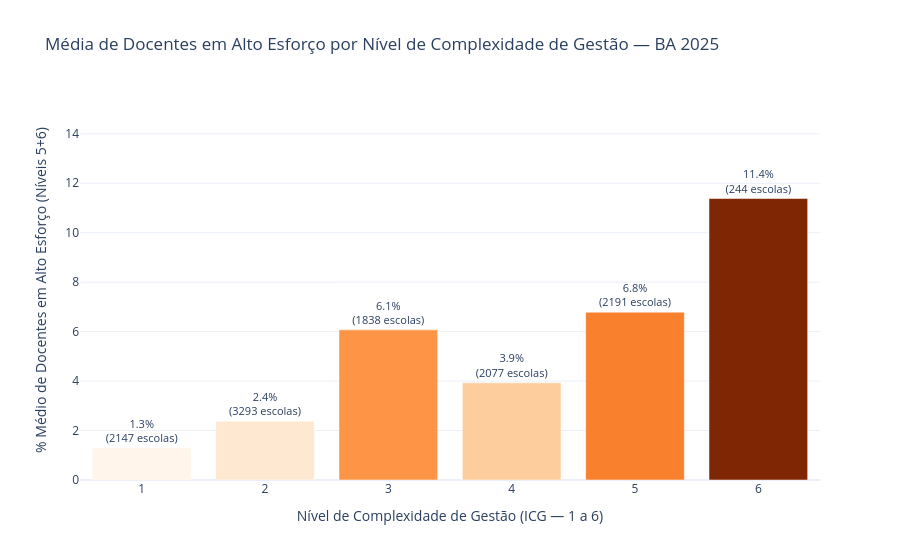

Notebook cell for this chart:
### Markdown cell above
## Gráfico 1 — Resposta à Pergunta de Pesquisa

Média percentual de docentes em alto esforço (níveis 5+6) agrupada por nível de complexidade de gestão (ICG).  
Um padrão crescente nessa curva **confirma a hipótese** de que escolas mais complexas sobrecarregam mais seus professores.

### Code cell
# Agrega por nível de complexidade: calcula a média do esforço docente e conta escolas
df_complexidade = (
    df.groupby('nivel_complexidade', observed=True)
    .agg(
        media_esforco=('tx_esforco_docente_critico', 'mean'),
        qtd_escolas=('id_escola', 'count')
    )
    .reset_index()
    .sort_values('nivel_complexidade')
)

# Rótulo exibido em cima de cada barra: percentual médio + quantidade de escolas
df_complexidade['rotulo'] = df_complexidade.apply(
    lambda r: f"{r['media_esforco']:.1f}%<br>({int(r['qtd_escolas'])} escolas)", axis=1
)

fig1 = px.bar(
    df_complexidade,
    x='nivel_complexidade',
    y='media_esforco',
    text='rotulo',
    title='Média de Docentes em Alto Esforço por Nível de Complexidade de Gestão — BA 2025',
    labels={
        'nivel_complexidade': 'Nível de Complexidade de Gestão (ICG — 1 a 6)',
        'media_esforco': '% Médio de Docentes em Alto Esforço (Níveis 5+6)'
    },
    template='plotly_white',
    color='media_esforco',
    color_continuous_scale='Oranges'
)

fig1.update_traces(textposition='outside', textfont_size=11)
fig1.update_layout(
    title_font_size=17,
    showlegend=False,
    coloraxis_showscale=False,
    xaxis={'tickmode': 'linear', 'dtick': 1},
    yaxis={'range': [0, df_complexidade['media_esforco'].max() * 1.35]}
)

fig1.show()

### Figure 1 — Plotly figure (JSON) as saved in the notebook; plotly's stock layout.template omitted (floating-point values rounded to 4 significant figures)
{"data": [{"hovertemplate": "Nível de Complexidade de Gestão (ICG — 1 a 6)=%{x}<br>% Médio de Docentes em Alto Esforço (Níveis 5+6)=%{marker.color}<br>rotulo=%{text}<extra></extra>", "legendgroup": "", "marker": {"color": [1.29, 2.377, 6.072, 3.931, 6.786, 11.38], "coloraxis": "coloraxis", "pattern": {"shape": ""}}, "name": "", "orientation": "v", "showlegend": false, "text": ["1.3%<br>(2147 escolas)", "2.4%<br>(3293 escolas)", "6.1%<br>(1838 escolas)", "3.9%<br>(2077 escolas)", "6.8%<br>(2191 escolas)", "11.4%<br>(244 escolas)"], "textfont": {"size": 11}, "textposition": "outside", "type": "bar", "x": [1, 2, 3, 4, 5, 6], "xaxis": "x", "y": [1.29, 2.377, 6.072, 3.931, 6.786, 11.38], "yaxis": "y"}], "layout": {"barmode": "relative", "coloraxis": {"colorbar": {"title": {"text": "% Médio de Docentes em Alto Esforço (Níveis 5+6)"}}, "colorscale": [[0, "rgb(255,245,235)"], [0.125, "rgb(254,230,206)"], [0.25, "rgb(253,208,162)"], [0.375, "rgb(253,174,107)"], [0.5, "rgb(253,141,60)"], [0.625, "rgb(241,105,19)"], [0.75, "rgb(217,72,1)"], [0.875, "rgb(166,54,3)"], [1, "rgb(127,39,4)"]], "showscale": false}, "legend": {"tracegroupgap": 0}, "showlegend": false, "title": {"font": {"size": 17}, "text": "Média de Docentes em Alto Esforço por Nível de Complexidade de Gestão — BA 2025"}, "xaxis": {"anchor": "y", "domain": [0, 1], "dtick": 1, "tickmode": "linear", "title": {"text": "Nível de Complexidade de Gestão (ICG — 1 a 6)"}}, "yaxis": {"anchor": "x", "domain": [0, 1], "range": [0, 15.37], "title": {"text": "% Médio de Docentes em Alto Esforço (Níveis 5+6)"}}}}
